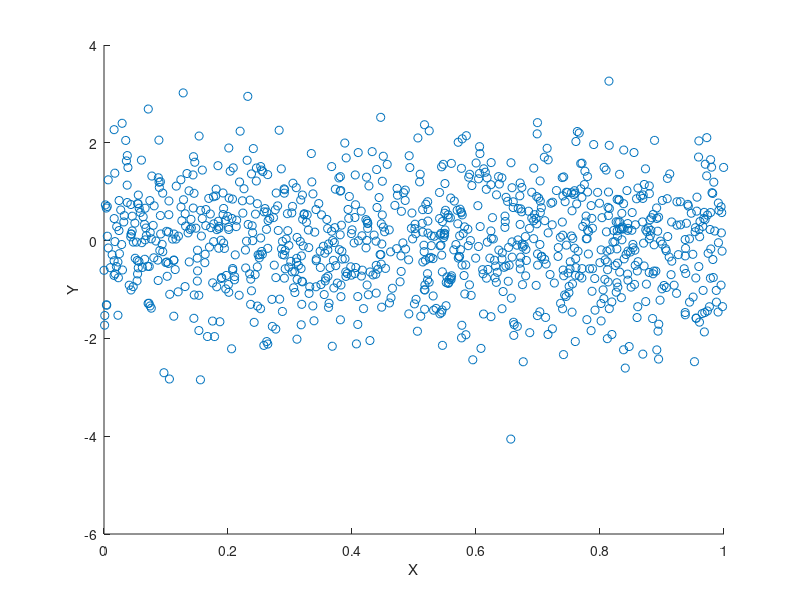
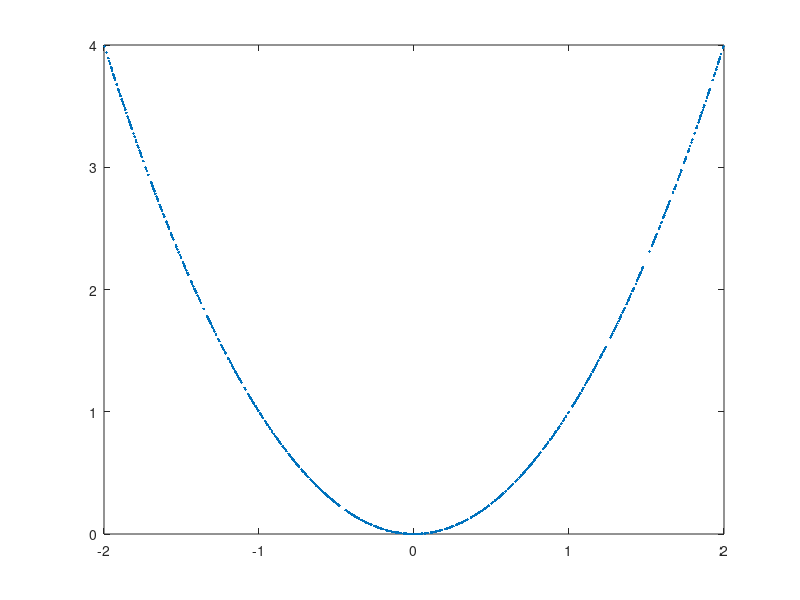
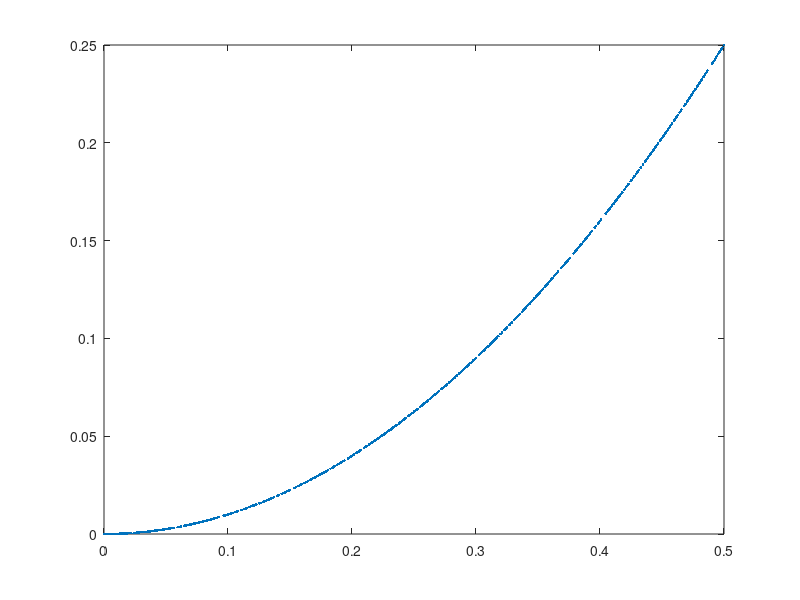
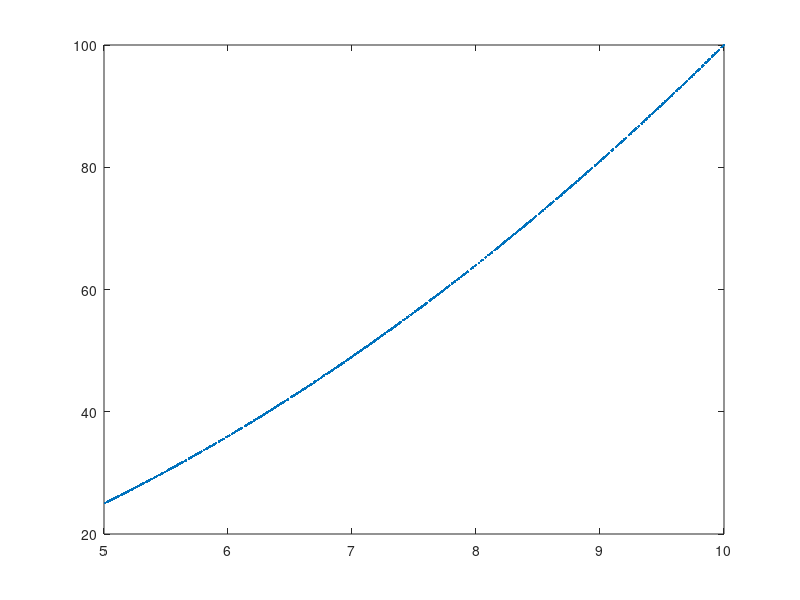

Write the MATLAB code that produced these figures, in order. (Note: this script raises an error after producing the figures.)
%% Part I
clc
clear all
close all
N=1000; %number of points
X=rand(1,N);
Y=randn(1,N);

scatter(X,Y) %plot(X,Y,'.')
xlabel('X')
ylabel('Y')
%X and Y are not dependant
figure
hist3([X' Y'],[100 100])

%% Part II
clear all
clc
close all
N=1000;
X=random('unif',-2,2,1,N);
Y=X.^2;
plot(X,Y,'.')
%X and Y are dependant but not linearly depnedant so they are not correlated
%Covariance
xx=[X' Y'];
C=cov(xx);
%Correlation coefficient (normalized)
R=corrcoef(xx);

X2=random('unif',0,0.5,1,N);
Y2=X2.^2;
figure
plot(X2,Y2,'.')
xx2=[X2' Y2'];
C2=cov(xx2);
R2=corrcoef(xx2);

X3=random('unif',5,10,1,N);
Y3=X3.^2;
figure
plot(X3,Y3,'.')
xx3=[X3' Y3'];
C3=cov(xx3);
R3=corrcoef(xx3);

X4=random('unif',-10,-5,1,N);
Y4=X4.^2;
figure
plot(X4,Y4,'.')
xx4=[X4' Y4'];
C4=cov(xx4);
R4=corrcoef(xx4);

%% Part III
clear all
clc
close all
N=1000;
X1=rand(1,N);
X2=rand(1,N);

plot(X1,X2,'o')
title('X1,X2')

Y=X1+X2;
figure
plot(Y,'.')
title('Y')
nbins=100;
figure
[Npdf,Mx]=distribution(Y,nbins);
title('pdf Y')
figure
[Npdf1,Mx]=distribution(X1,nbins);
title('pdf X1')
figure
[Npdf2,Mx]=distribution(X2,nbins);
title('pdf X2')
Npdfy=conv(Npdf1,Npdf2);
Npdfy=Npdfy/max(Npdfy);
Mxy=linspace(0,2,length(Npdfy));